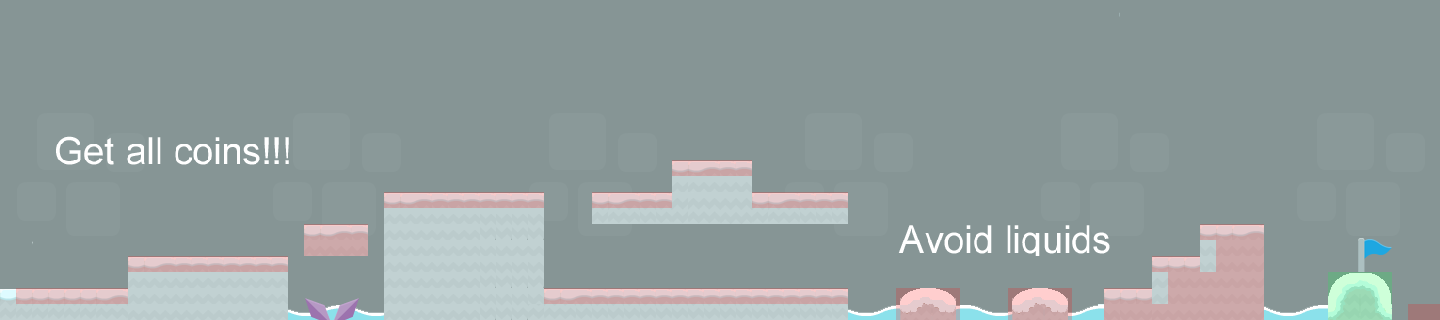

This game map was drawn from its Tiled (.tmx) file and the tilesets committed beside it. A one-line description and the trimmed map source follow:
An orthogonal 90x20 tile map with 16x16 px tiles, 5 tile layers (cav, water, bg, bgtwo, ...), 6 tilesets and 12 objects (star1, star2, star3, star4, star5, ...).

<map version="1.0" orientation="orthogonal" width="90" height="20" tilewidth="16" tileheight="16">
 <tileset firstgid="1" name="tiles" tilewidth="16" tileheight="16">
  <image source="levelonetiles.png" width="400" height="400" />
  <tile id="49">
   <properties>
    <property name="stand" value="true" />
   </properties>
  </tile>
 </tileset>
 <tileset firstgid="626" name="meta_tiles" tilewidth="16" tileheight="16" spacing="1" margin="1">
  <image source="meta_tiles.png" width="67" height="34" />
  <tile id="0">
   <properties>
    <property name="Stand" value="True" />
   </properties>
  </tile>
  <tile id="2">
   <properties>
    <property name="Win" value="True" />
   </properties>
  </tile>
  <tile id="3">
   <properties>
    <property name="Water" value="True" />
   </properties>
  </tile>
  <tile id="5">
   <properties>
    <property name="BlockRight" value="True" />
   </properties>
  </tile>
 </tileset>
 <tileset firstgid="632" name="bg_castle" tilewidth="16" tileheight="16">
  <image source="bg_castle.png" width="256" height="256" />
 </tileset>
 <tileset firstgid="888" name="star" tilewidth="16" tileheight="16">
  <image source="star.png" width="16" height="16" />
 </tileset>
 <tileset firstgid="889" name="tilea1" tilewidth="16" tileheight="16">
  <image source="watertiles.png" width="512" height="384" />
 </tileset>
 <tileset firstgid="1657" name="requireskey" tilewidth="16" tileheight="16" spacing="1" margin="1">
  <image source="requireskey.png" width="400" height="400" />
 </tileset>
 <layer name="cav" width="90" height="20">
  <data>[1800 cells, 1800 non-empty, 256 distinct tile ids]</data>
 </layer>
 <layer name="water" width="90" height="20">
  <data>[1800 cells, 47 non-empty, 13 distinct tile ids]</data>
 </layer>
 <layer name="bg" width="90" height="20">
  <data>[1800 cells, 403 non-empty, 114 distinct tile ids]</data>
 </layer>
 <layer name="bgtwo" width="90" height="20">
  <data>[1800 cells, 177 non-empty, 90 distinct tile ids]</data>
 </layer>
 <layer name="block" width="90" height="20">
  <data>[1800 cells, 229 non-empty, 4 distinct tile ids]</data>
 </layer>
 <objectgroup name="starObjs" width="90" height="20">
  <object name="star1" x="176" y="240" />
  <object name="star2" x="48" y="272" />
  <object x="464" y="176" />
  <object name="star3" x="464" y="176" />
  <object name="star4" x="736" y="144" />
  <object name="star5" x="784" y="272" />
  <object name="star6" x="1120" y="240" />
  <object name="star7" x="640" y="272" />
  <object name="star8" x="1232" y="192" />
 </objectgroup>
 <objectgroup name="Object" width="90" height="20">
  <object name="EnemyTwo" x="832" y="176" />
 </objectgroup>
 <objectgroup name="moveObjs" width="90" height="20" />
 <objectgroup name="powerObjs" width="90" height="20">
  <object name="shotrefill1" x="240" y="240" />
  <object name="shotrefill2" x="688" y="144" />
 </objectgroup>
</map>
